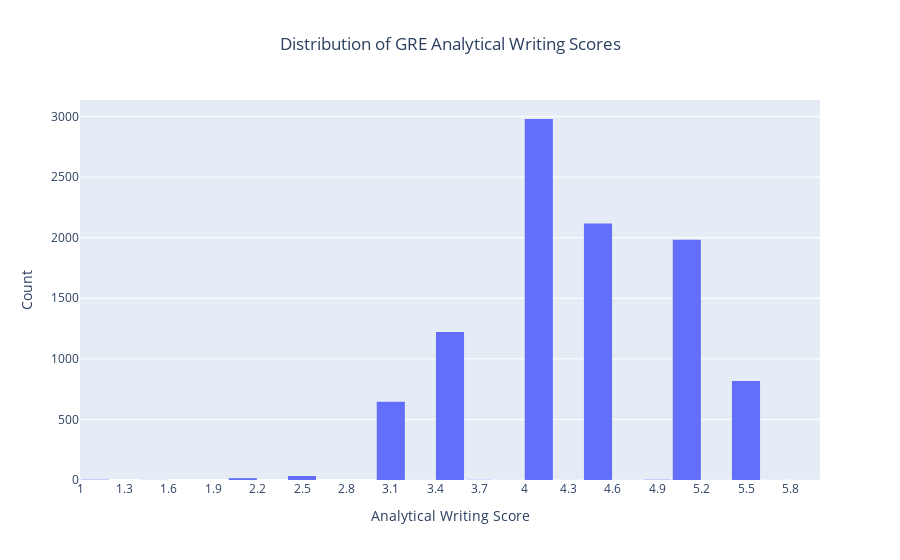

The notebook cell saved with this chart:
### Code cell
# Step 1: Work on a copy to protect the original DataFrame
temp_df = valid_analytical_profile.copy()

# Step 2: Clean and clip invalid scores
temp_df['analytical_writing_clipped'] = pd.to_numeric(
    temp_df['analytical_writing'], errors='coerce'
).apply(lambda x: x if 1.0 <= x <= 6.0 else np.nan)

# Step 3: Round to nearest 0.1
temp_df['analytical_writing_clipped'] = temp_df['analytical_writing_clipped'].round(1)

# Step 4: Plot histogram
fig = px.histogram(
    temp_df.dropna(subset=['analytical_writing_clipped']),
    x='analytical_writing_clipped',
    nbins=int((6.0 - 1.0) / 0.1),
    title='Distribution of GRE Analytical Writing Scores',
    labels={'analytical_writing_clipped': 'Analytical Writing Score'}
)

# Step 5: Format x-axis
fig.update_xaxes(
    tickmode='linear',
    tick0=1.0,
    dtick=0.3,
    range=[1.0, 6.0]
)

fig.update_layout(
    bargap=0.05,
    xaxis_title='Analytical Writing Score',
    yaxis_title='Count',
    title_x=0.5
)

fig.show()

### Figure 1 — Plotly figure (JSON) as saved in the notebook; plotly's stock layout.template omitted (floating-point values rounded to 4 significant figures; data arrays with more than 128 entries replaced by an {"elided": "..."} marker saying what was removed)
{"data": [{"alignmentgroup": "True", "bingroup": "x", "hovertemplate": "Analytical Writing Score=%{x}<br>count=%{y}<extra></extra>", "legendgroup": "", "marker": {"color": "#636efa", "pattern": {"shape": ""}}, "name": "", "nbinsx": 50, "offsetgroup": "", "orientation": "v", "showlegend": false, "type": "histogram", "x": {"elided": "10184 float values"}, "xaxis": "x", "yaxis": "y"}], "layout": {"bargap": 0.05, "barmode": "relative", "legend": {"tracegroupgap": 0}, "title": {"text": "Distribution of GRE Analytical Writing Scores", "x": 0.5}, "xaxis": {"anchor": "y", "domain": [0, 1], "dtick": 0.3, "range": [1, 6], "tick0": 1, "tickmode": "linear", "title": {"text": "Analytical Writing Score"}}, "yaxis": {"anchor": "x", "domain": [0, 1], "title": {"text": "Count"}}}}
